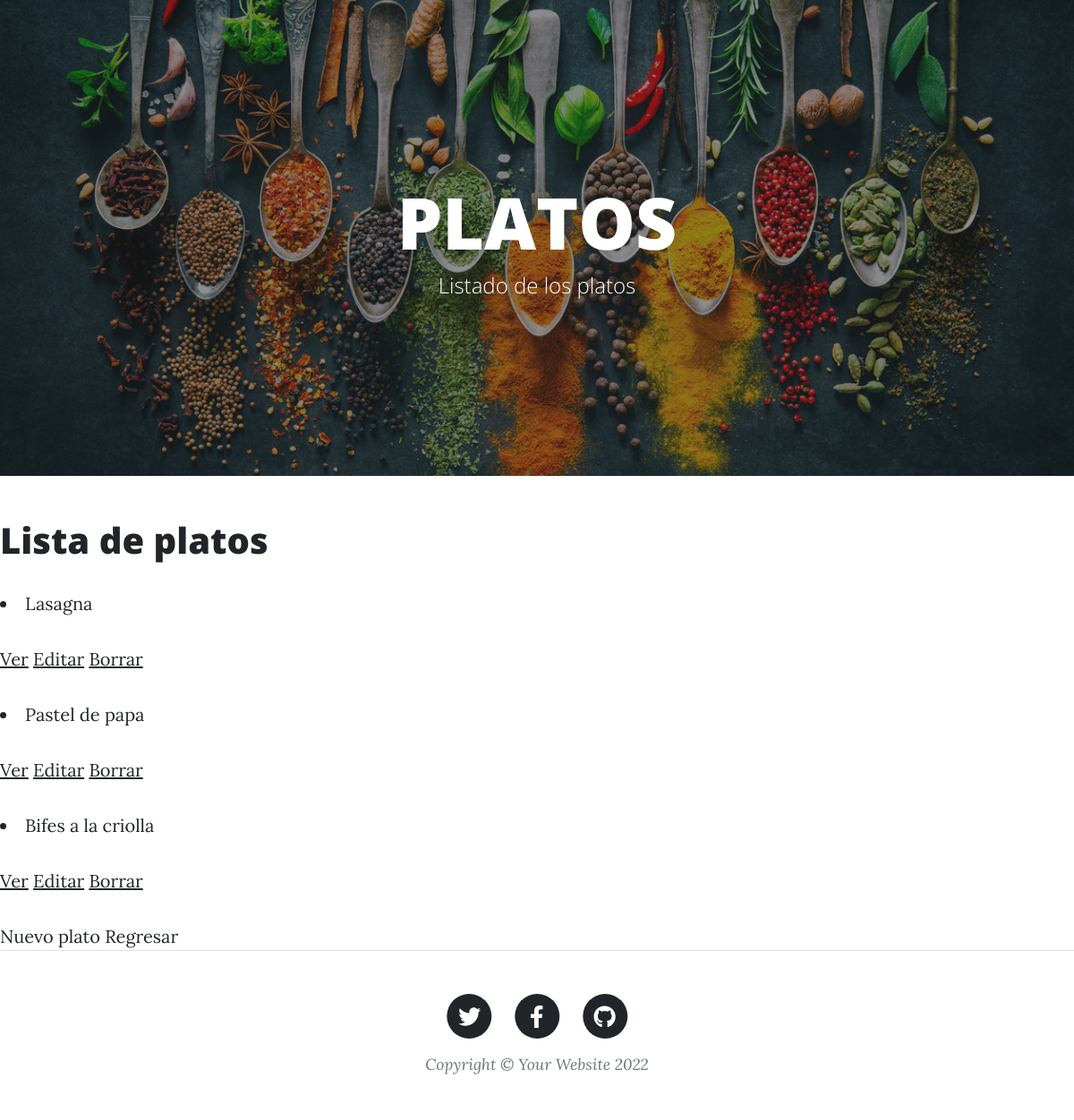
The page /AppBlog/platos/lista/ on the database as committed earlier.
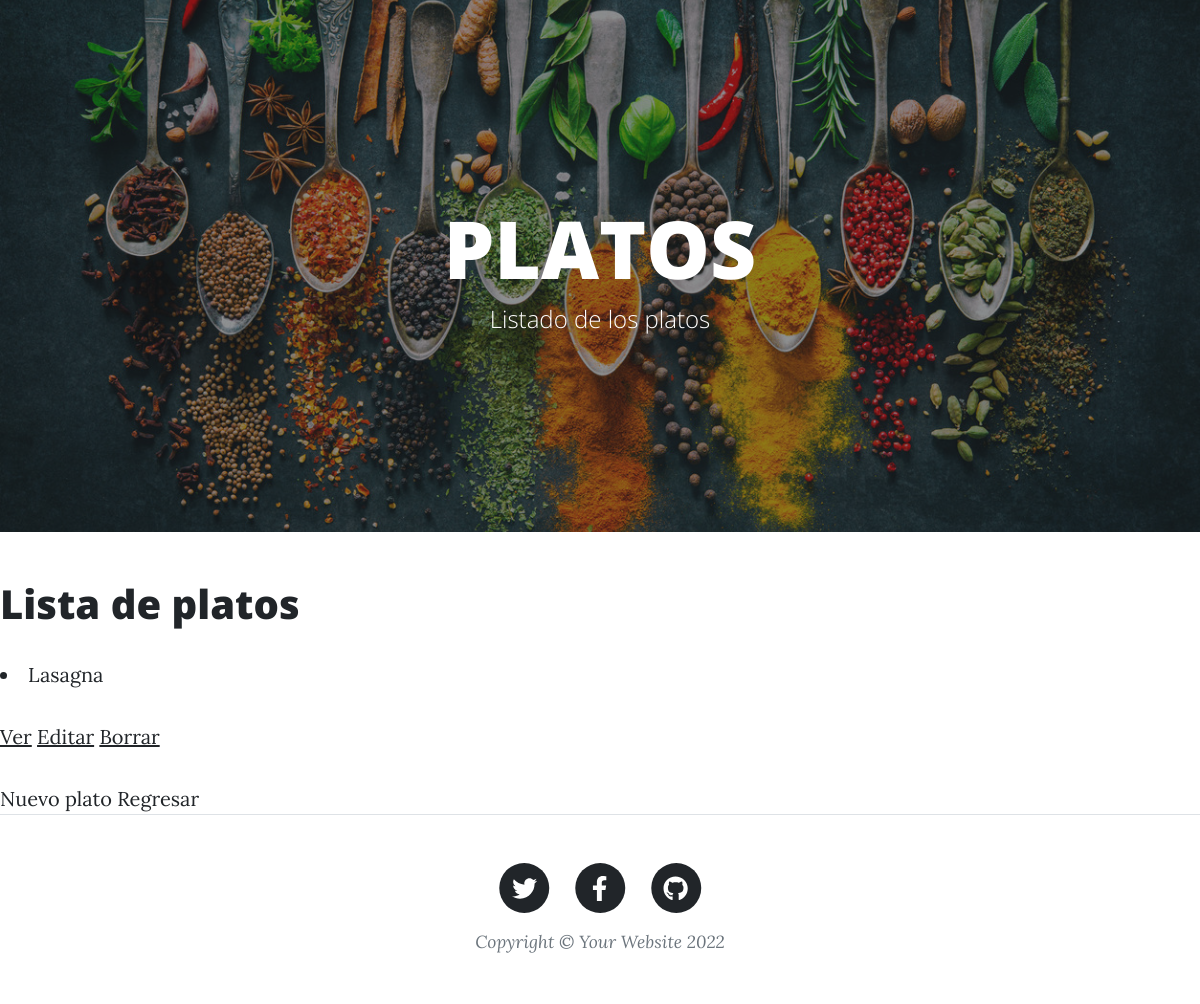
The same page on the database as committed later.
### AppBlog/models.py (models this page shows, shortened)
class Platos(models.Model):
    nombre = models.CharField(max_length=40)
    fecha = models.DateField()
    cocinero = models.CharField(max_length=40)
    receta = models.TextField()

### AppBlog/views.py (the view)
# urls.py: path('platos/lista/', PlatosList.as_view(), name='platosLista'),
class PlatosList(ListView):
    model = Platos
    template_name = "AppBlog/platosLista.html"

### AppBlog/template/AppBlog/platosLista.html (shortened to what this page needs)
{% extends "AppBlog/padre_platos.html" %}
{% load static %}
{% block contenidoQueCambia %}
<h1>Lista de platos</h1>
        {% for platos in object_list %}
        <li>{{ platos.nombre}}
            <p>
                <a href="{% url 'platosDetalle' platos.id %}">Ver</a>
                <a href="{% url 'platosEditar' platos.id %}">Editar</a>
                <a href="{% url 'platosBorrar' platos.id %}">Borrar</a>
            </p>
        </li>
        {% endfor %}
        <a href="{% url 'platosNuevo' %}">Nuevo plato</a>
        <a href="{% url 'platos' %}">Regresar</a>
{% endblock %}

### AppBlog/template/AppBlog/padre_platos.html (shortened to what this page needs)
<!DOCTYPE html>
<html lang="en">
    <head>
        {% load static %}
        <link href="{% static 'AppBlog/css/styles.css' %}" rel="stylesheet" />
    </head>
    <body>
        <header class="masthead" style="background: url(/static/AppBlog/assets/img/especias.jpg) no-repeat center center;background-size: cover;">
            <div class="container position-relative px-4 px-lg-5">
                <div class="row gx-4 gx-lg-5 justify-content-center">
                    <div class="col-md-10 col-lg-8 col-xl-7">
                        <div class="site-heading">
                            <h1>PLATOS</h1>
                            <span class="subheading">Listado de los platos</span>
                        </div>
                    </div>
                </div>
            </div>
        </header>
        {% block contenidoQueCambia %}
        {% endblock %}
        <footer class="border-top">
            <div class="container px-4 px-lg-5">
                <div class="row gx-4 gx-lg-5 justify-content-center">
                    <div class="col-md-10 col-lg-8 col-xl-7">
                        <ul class="list-inline text-center">
                            <li class="list-inline-item">
                                <a href="#!">
                                    <span class="fa-stack fa-lg">
                                        <i class="fas fa-circle fa-stack-2x"></i>
                                        <i class="fab fa-twitter fa-stack-1x fa-inverse"></i>
                                    </span>
                                </a>
                            </li>
                            <li class="list-inline-item">
                                <a href="#!">
                                    <span class="fa-stack fa-lg">
                                        <i class="fas fa-circle fa-stack-2x"></i>
                                        <i class="fab fa-facebook-f fa-stack-1x fa-inverse"></i>
                                    </span>
                                </a>
                            </li>
                            <li class="list-inline-item">
                                <a href="#!">
                                    <span class="fa-stack fa-lg">
                                        <i class="fas fa-circle fa-stack-2x"></i>
                                        <i class="fab fa-github fa-stack-1x fa-inverse"></i>
                                    </span>
                                </a>
                            </li>
                        </ul>
                        <div class="small text-center text-muted fst-italic">Copyright &copy; Your Website 2022</div>
                    </div>
                </div>
            </div>
        </footer>
    </body>
</html>

Rows that differ between the two databases and show on the page:
removed Platos: nombre "Pastel de papa"
removed Platos: nombre "Bifes a la criolla"
